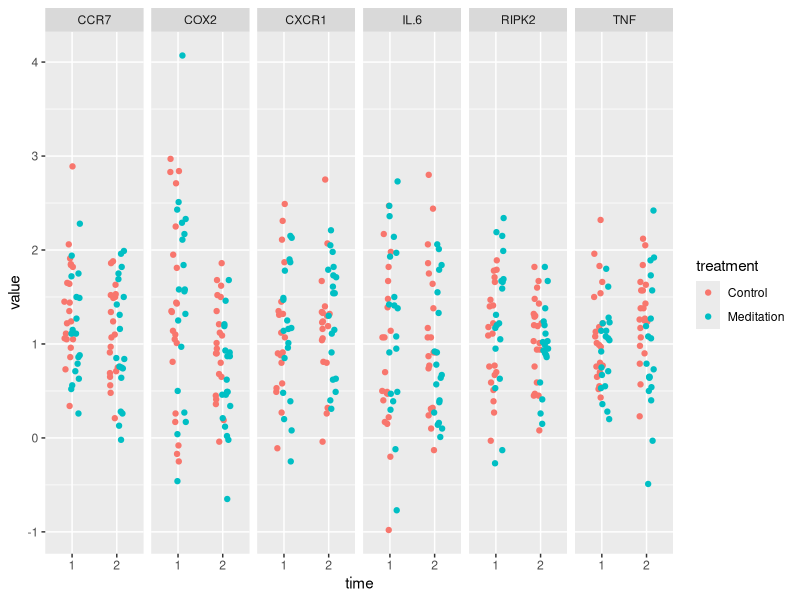

Write the R code that produced this figure.
# Chapter 16: The meditation case study
# Rick Scavetta
# 29.7.2018

# clear workspace
rm(list = ls())

# load packages
library(tidyverse)
library(Hmisc)

# Exercise 2: Read in the data
read.delim("Expression.txt") %>% 
  as_tibble() %>% 
  gather(key, value) -> medi.t

medi.t %>% 
  separate(key, c("treatment", "gene", "time"), "_") %>% 
  filter(!is.na(value)) %>% 
  group_by(gene, treatment, time) %>% 
  summarise(avg = mean(value),
            stdev = sd(value),
            n = n(),
            SEM = stdev/sqrt(n),
            lower95 = smean.cl.normal(value)[2],
            upper95 = smean.cl.normal(value)[3]) -> medi.summary

# save to your computer:
# use write.table(), write.csv(), or write.delim()
# or.... use the rio package
# library(rio)
# export(medi.summary, "summary data.txt")

# Do a single ANCOVA: use + or * for interaction
# use the broom package to clean up the results
library(broom)
medi.t %>% 
  separate(key, c("treatment", "gene", "time"), "_") %>% 
  filter(gene == "RIPK2") %>% 
  do(tidy(anova(lm(value ~ treatment + time, data = .))))

# so... generalise to all genes: replace filter with group_by
medi.t %>% 
  separate(key, c("treatment", "gene", "time"), "_") %>% 
  group_by(gene) %>% 
  do(tidy(anova(lm(value ~ treatment + time, data = .))))



# Easy calculation of 95% CI on a single variable
# use Hmisc package
smean.cl.normal(1:100)[2] # lower limit
smean.cl.normal(1:100)[3] # upper limit

# make a plot:
medi.t %>% 
  separate(key, c("treatment", "gene", "time"), "_") %>% 
  ggplot(aes(time, value, col = treatment)) +
  geom_point(position = position_jitterdodge(0.2, dodge.width = 0.3)) +
  facet_grid(. ~ gene)
